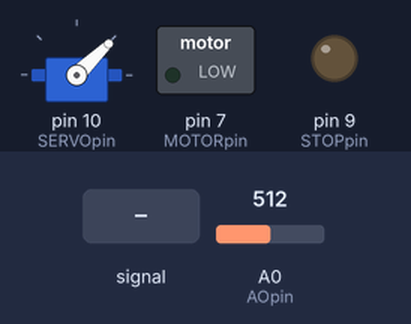
The sketch below on a simulated Arduino Uno, built with avr-gcc and run on an emulated ATmega328P. Shown: servo, switched loads named in the sketch (green lamp = pin HIGH), output pins drawn as LEDs (lit = HIGH). The inputs (shaded band) are chosen by the test bench; at power-on: A0 (AOpin) = 512. Pins used as bus, display or sensor lines are not drawn; what the sketch prints to the serial monitor is not drawn.

Above: at 1.2 s.
1.3 s: A0 (AOpin) fed a 200 Hz sine of ±255 counts around its level
At 1.45 s:
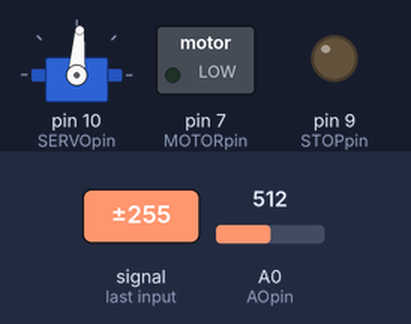
4.3 s: A0 (AOpin) set to 716
5.8 s: A0 (AOpin) set to 306
At 6.8 s:
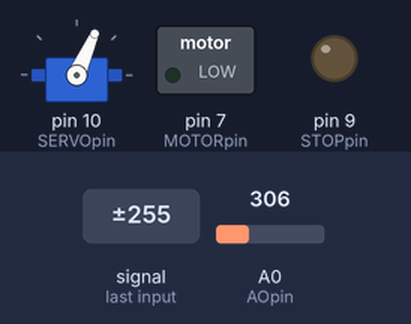
8.8 s: A0 (AOpin) fed a 1000 Hz sine of ±255 counts around its level
11.8 s: A0 (AOpin) fed a 50 Hz sine of ±306 counts around its level
14.8 s: A0 (AOpin) fed a 2 Hz sine of ±306 counts around its level
Timing chart, 0 to 17.8 s (numbered marks = the images above; inputs shaded):
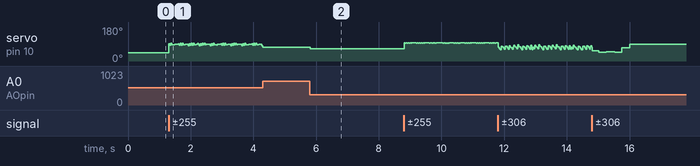

Measured:
- after the input at 5.8 s, servo on pin 10 (SERVOpin): 73° → 66° at once

The sketch:

Jacobs_Tester_Arduino2.ino
```cpp
/*
******************************
*    Natcar debugging API    *
*         For Arduino        *
******************************

  |\   |    /\   ------- |-----    /\    |---\
  | \  |   /  \     |    |        /  \   |___/
  |  \ |  /    \    |    |       /    \  | \
  |   \| /      \   |    |----- /      \ |  \

   /\_____/\
  |         |
  |  O   O  |
  |    U    |
  |_________|
     |    |
     |     \    \
     |w___w_\___/

 Version 0.8 12/26/2012  -  Jacob Sharf <jacobsharf@gmail.com>
   -Created packet generation and sending functions

 Todo for Version 1.0:
     - Wrap this up into an actual API instead of an arduino code file
     - Lots of testing

   Packet Protocol description:

   Y[steering][speed][sensor]Z

   Y&Z - just two ascii characters which signify the start and end of the packet
   steering - 3-digit number ranging from 0 to 180
   speed - 3-digit number. first digit is tens place. second digit is ones place. third digit is tenths place
   sensor - 3-digit number. between 0 and 999

   total packet length: 11 bytes.

   Just to be explicit, here's an example packet:

   Y090103672Z

   This is transmitting the information: steering = 90 degrees, speed = 10.3 ft/s, sensor = 672 (out of 1000)
*/

// Line Camera
#define AOpin A0  // Collect data from Linecam
#define CLKpin 3  // Ctrl Linecam CLOCK
#define SIpin 5   // Ctrl Linecam

// Servo
#include <Servo.h>
#define SERVOpin 10   //output to control servo
Servo natServo;

// Motor Controller
#define MOTORpin 7  // output PWN to ctrl speed
#define STOPpin 9    // output to ctrl fast stop switch

String generatePacket(int steering, float carSpeed, int sensor);
void sendPacket(String packet);

////////////////////////////////////////////////////////////////////////
const int NPIXELS = 128;
const int memorySize = 5;

const byte BLACK=0;
const byte WHITE=100;

const int straight = 71;
const int hardLeft = 98;
const int hardRight = 44;
// turn range 44 - 98 (right to left)
// straight 71

byte Pixel[NPIXELS];    // storage var for incoming data from cam

void setup() {
  //SETPUT PINS
  //pinMode (AOpin, INPUT);
  pinMode (SIpin, OUTPUT);
  pinMode (CLKpin, OUTPUT);

  pinMode (MOTORpin, OUTPUT);
  pinMode (STOPpin, OUTPUT);

  natServo.attach(SERVOpin);  // attaches the servo pin to the servo object, basically pinMode
  natServo.write(71);

  //Initialize Camera Paramters
  digitalWrite (SIpin, LOW);
  digitalWrite (CLKpin, HIGH);

  Serial.begin (115200);
}

int i;
int leftPoint;
int rightPoint;
int midPoint;

byte pixVal;
byte maxpx;
int maxi = 0;
int motorPWM = 0;
int motorSpeed = 0;
int turnAngle = 71;

int onLine = 0;
byte MinValueActual = 255;
byte MaxValueActual = 0;


void loop() {
  // WRITE CODE HERE @@@@@@@@@@@@@@@@@@@@@@@@@@@@@@@@@@@@@@@@@@@@@@@@@@@@@

/////////-------- LINESCAN CAM DATA ACQUISITION --------////////////////////////////////////
          maxpx = (byte)0;  // reset maxpx to 0 every time

          // pulse SI to capture the image
          digitalWrite (CLKpin, LOW);
          delayMicroseconds (1);
          digitalWrite (SIpin, HIGH);
          digitalWrite (CLKpin, HIGH);
          digitalWrite (SIpin, LOW);

          // pulse CLK and acquire image into Arduino
          for (i = 0; i < NPIXELS; i++) {
            Pixel[i] = analogRead (AOpin) / 4;// analogRead 0 - 1053 && Pixel is byte type 0 - 255
            digitalWrite (CLKpin, LOW);
            delayMicroseconds (1);
            digitalWrite (CLKpin, HIGH);
          }
        delayMicroseconds (1);

/////////////////////--------------Threshold Algorithm----------- v0.1  ////////////////////
       // Determine which pixels are BLACK and which are WHITE.
      byte Threshold = 80;
      for (i = 0; i < NPIXELS; i++) {
        pixVal=Pixel[i];
        if (pixVal < Threshold)
          Pixel[i]= BLACK;
        else
          Pixel[i] = WHITE;
      }

     //Finds the Average of the Signal to determine where the line is.    //issue!!! prob if not just one square wave
     for (i = 0; i < NPIXELS; i++){
        pixVal=Pixel[i];
         if ((pixVal==WHITE) && (onLine==0)) {
           leftPoint=i;
           onLine=1;
         }
         if ((pixVal==BLACK)&& (onLine==1)) {
           rightPoint=i;
           onLine=0;
        }
      }
      midPoint = ((rightPoint+leftPoint)/2);

//////////// ------ CONTROL STEERING --------////////////////////////////////////
    //Algorithm: Car ONLY turns with respect to brighest pixel

          if (midPoint < 61) {
              turnAngle = map(midPoint, 0, 60, 44, 70); //Car turns left
              natServo.write(turnAngle);
          }
          else if (midPoint > 67) {    //Car turns right
              turnAngle = map(midPoint, 68, 127, 72, 98);
              natServo.write(turnAngle);
          }
          else {
              natServo.write(straight); //Straight if between threshold of 61 - 67
          }

 /////////// ------ CONTROL MOTOR SPEED ------- //////////////////////////////////
    //Algorithm: Car Speed is CONSTANT

              motorPWM = 8; //Duty Cycle Percentage
              motorSpeed = map(motorPWM, 0, 100, 0, 255);
              analogWrite(MOTORpin, motorSpeed);

      int packetPos = map(midPoint, 0, 127, 0, 999);
      int packetSteering = map(turnAngle, 44, 98, -26, 26);
      int packetSpeed = 10.0;      // not accurate dont know speed, wait for rotary encoder

  String packet = generatePacket(packetSteering, packetSpeed, packetPos);
  sendPacket(packet);
}


//// IMPLEMENTATION ///////////////////////////////////////////////////////////////////////

//encodes information passed via arguments into packet
//carSpeed is in feet/sec
//steering is from -90 to 90 degrees
String generatePacket(int steering, float carSpeed, int sensor)
{
     String packet = "";
     String prefix = "";
     packet += "Y";
     //concert range from [-90 to 90] to [0 to 180] for transmission
     steering+=90;
     if(steering<10)
     {
       prefix = "00";
       packet += (prefix + steering);
     }
     else if(steering<100)
     {
       prefix = "0";
       packet += (prefix + steering);
     }
     else
       packet += steering;
     //speed is divided by 10 on the other side, so the next step is okay.
     //it's a dirty trick to truncate float carSpeed to 1 decimal place
     int tempSpeed = (carSpeed*10);
     if(tempSpeed<10)
     {
       prefix = "00";
       packet += (prefix + tempSpeed);
     }
     else if(tempSpeed<100)
     {
       prefix = "0";
       packet += (prefix + tempSpeed);
     }
     else
       packet += tempSpeed;
     if(sensor<10)
     {
       prefix = "00";
       packet += (prefix + sensor);
     }
     else if(sensor<100)
     {
       prefix = "0";
       packet += (prefix + sensor);
     }
     else
       packet += sensor;
     packet += "Z";
     return packet;
}

//sends a packet over serial communications
//prereq: MUST call Serial.begin([baudrate]) in setup()
//if you don't know what to put for baudrate, try 9600
void sendPacket(String packet)
{
    Serial.print(packet);
}
```
